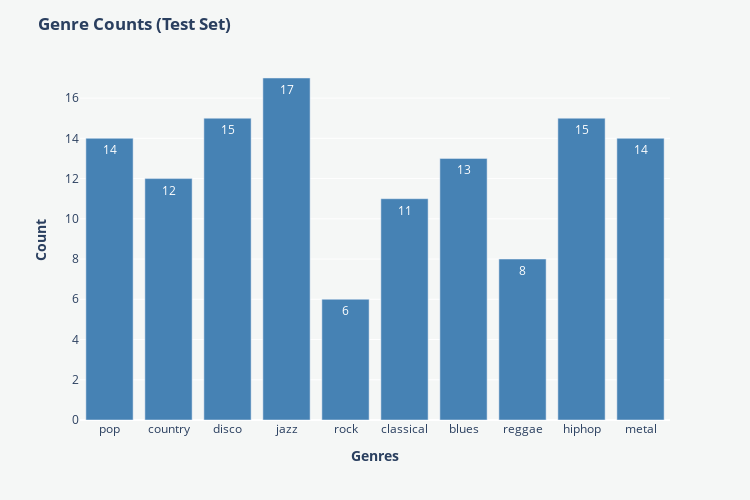

Notebook code cell kept with this figure:
### Code cell
paper_color = '#f5f7f6'
bg_color = '#f5f7f6'
colormap = 'cividis'

# Inizializzazione del dizionario dei conteggi
labels = {}

# Funzione per contare le istanze di ogni genere
def count_genres(dataset):
    labels.clear()  # Puliamo i conteggi per assicurarci di considerare solo il test set
    for sample in dataset:
        genre_label = id2label_function(sample['genre'])  # Convertiamo l'ID del genere in etichetta testuale
        labels[genre_label] = labels.get(genre_label, 0) + 1

# Conta solo i generi nel test set
count_genres(df['test'])

# Ottenere i generi e i conteggi
genres = list(labels.keys())
counts = list(labels.values())

# Creazione del bar plot
fig = px.bar(x=genres, y=counts, text=counts)

# Personalizzazione del grafico
fig.update_traces(marker=dict(color="#4682B4"))
fig.update_layout(
    title='<b>Genre Counts (Test Set)</b>', 
    showlegend=False, 
    height=500, 
    width=750,
    plot_bgcolor=bg_color,
    paper_bgcolor=paper_color
)
fig.update_yaxes(title_text='<b>Count</b>')
fig.update_xaxes(title_text='<b>Genres</b>')

# Mostra il grafico
fig.show()

### Figure 1 — Plotly figure (JSON) as saved in the notebook; plotly's stock layout.template omitted (floating-point values rounded to 4 significant figures)
{"data": [{"alignmentgroup": "True", "hovertemplate": "x=%{x}<br>y=%{y}<br>text=%{text}<extra></extra>", "legendgroup": "", "marker": {"color": "#4682B4", "pattern": {"shape": ""}}, "name": "", "offsetgroup": "", "orientation": "v", "showlegend": false, "text": [14, 12, 15, 17, 6, 11, 13, 8, 15, 14], "textposition": "auto", "type": "bar", "x": ["pop", "country", "disco", "jazz", "rock", "classical", "blues", "reggae", "hiphop", "metal"], "xaxis": "x", "y": [14, 12, 15, 17, 6, 11, 13, 8, 15, 14], "yaxis": "y"}], "layout": {"barmode": "relative", "height": 500, "legend": {"tracegroupgap": 0}, "margin": {"t": 60}, "paper_bgcolor": "#f5f7f6", "plot_bgcolor": "#f5f7f6", "showlegend": false, "title": {"text": "<b>Genre Counts (Test Set)</b>"}, "width": 750, "xaxis": {"anchor": "y", "domain": [0, 1], "title": {"text": "<b>Genres</b>"}}, "yaxis": {"anchor": "x", "domain": [0, 1], "title": {"text": "<b>Count</b>"}}}}
